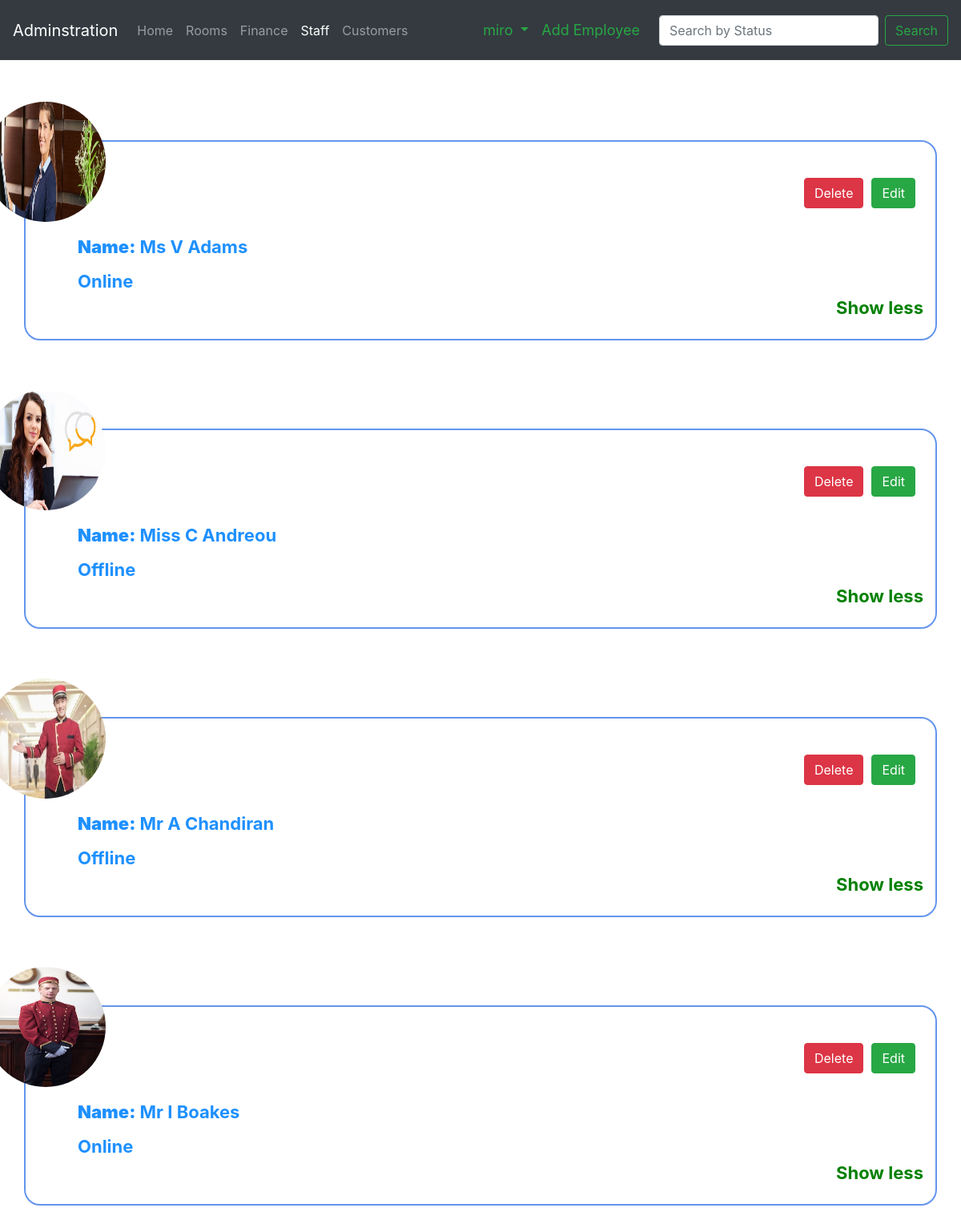
The app's page /staff/Guest Services/ (signed in) with its own data.
### Staff/models.py (models this page shows, shortened)
class Employee(models.Model):
    Name = models.CharField(max_length=30)
    Email = models.EmailField(max_length=100)
    profile_pic = models.FileField(null=True)
    status = models.CharField(max_length=20, default='Status')
    time = models.TimeField(default=timezone.now())
    Phone = models.CharField(max_length=14)
    Address = models.CharField(max_length=100, default='7 Address Hotel')
    Staff_name = models.ForeignKey(Staff, on_delete=models.CASCADE)
    class Meta:
        get_latest_by = ['time']

### Staff/views.py (the view, shortened to what this page needs)
# urls.py: path('<staff_name>/', views.Staff_list, name='Staff_list'),
def Staff_list(request, staff_name):
    employees = Employee.objects.all()
    employees = employees.filter(Staff_name__Name=staff_name)
    query = request.GET.get("q", None)
    if query is not None:
        employees = employees.filter(status__startswith=query)
    context = {
        "staff_team": employees,
        "staff_name": staff_name,
     }
    return render(request, 'Staff/Staff_list.html', context)

### Staff/templates/Staff/Staff_list.html (shortened to what this page needs)
{% extends 'Staff/base.html' %}
{% block staticfiles %}
    {% load static %}
    <link rel="stylesheet" type="text/css" href="{% static 'Staff/Staff_List.css' %}">
{% endblock %}
{% block create_staff %}
    {% if request.user.is_authenticated  and  user.is_superuser %}
        <li class="nav-link">
            <a  style="font-size:18px;color:#28a745;" href="{% url 'add_employee' staff_name%}"> Add Employee</a>
        </li>
    {% endif %}
{% endblock %}
{% block search_input %}
    <form class="form-inline my-2 my-lg-0" method="get" action="">
      <input class="form-control mr-sm-2" type="search" placeholder="Search by Status" name="q" value="{{ request.Get.q }}">
      <button class="btn btn-outline-success my-2 my-sm-0" type="submit">Search</button>
    </form>
{% endblock %}
{% block body %}
    <div class="container">
        <div class="row">
            {% for employee in staff_team %}
                <div class="content col-12">
                    <img class="img-responsive" src="{{ employee.profile_pic.url }}">
                    {% if request.user.is_authenticated  and  user.is_superuser  %}
                        <button class="btn btn-success"><a style="color: currentColor;" href="{% url 'edit_employee' staff_name employee.Name %}">Edit</a></button>
                        <button class="btn btn-danger"><a style="color: currentColor;" href="{% url 'delete_employee' staff_name employee.Name %}">Delete</a></button>
                    {% endif %}
                    <div class="details ">
                        <span><strong>Name:</strong> {{ employee.Name }}</span>
                        {% if request.user.is_authenticated  and not user.is_superuser%}
                            <form class="form-group" method="post" action="">
                              {% csrf_token %}
                              <input hidden name="employee_name" value="{{ employee.Name }}">
                              <select name="employee_status" class="form-control" id="sel1">
                                <option hidden >{{ employee.status }}</option>
                                <option>Online</option>
                                <option>Offline</option>
                              </select>
                              <button type="submit" class="btn btn-primary save">Save</button>
                            </form>
                            <div class="clear-fix"></div>
                        {% else %}
                             <span>{{ employee.status }}</span>
                        {% endif %}
                        <a style="color: green;" class="link">Show less</a>
                    </div>
                </div>
            {% endfor %}
        </div>
    </div>
{% endblock %}

### Staff/templates/Staff/base.html (shortened to what this page needs)
<!DOCTYPE html>
<html lang="en">
<head>
    <link rel="stylesheet" href="https://stackpath.bootstrapcdn.com/bootstrap/4.1.3/css/bootstrap.min.css">
    <link rel="stylesheet" href="https://use.fontawesome.com/releases/v5.5.0/css/all.css">
    {% block staticfiles %}
    {% endblock %}
</head>
<body>
<nav class="navbar navbar-expand-lg navbar-dark bg-dark">
     {% if request.user.is_authenticated and user.is_superuser %}
         <a class="navbar-brand" href="#">Adminstration</a>
    {% endif %}
  <div class="collapse navbar-collapse" id="navbarTogglerDemo02">
    <ul class="navbar-nav mr-auto mt-2 mt-lg-0">
        {% if request.user.is_authenticated and user.is_superuser %}
          <li class="nav-item ">
                  <a class="nav-link" href="{% url 'admin_login' %}">Home <span class="sr-only">(current)</span></a>
          </li>
        {% else %}
          <li class="nav-item ">
                  <a class="nav-link" href="#">Home <span class="sr-only">(current)</span></a>
          </li>
        {% endif %}
        {% if request.user.is_authenticated and user.is_superuser %}
            <li class="nav-item ">
              <a class="nav-link" href="{% url 'rooms_admin' %}">Rooms</a>
            </li>
            <li class="nav-item ">
              <a class="nav-link" href="{% url 'finance_edit' %}">Finance</a>
             </li>
        {% endif %}
      <li class="nav-item active">
        <a class="nav-link" href="{% url 'Staff_view' %}">Staff</a>
      </li>
      <li class="nav-item">
        <a class="nav-link" href="#">Customers</a>
      </li>
    </ul>
    <ul class="navbar-nav navbar  ">
        {% if request.user.is_authenticated  %}
            <li class="nav-item dropdown">
                <a style="font-size: 18px;color: #28a745" class="nav-link dropdown-toggle"  id="navbarDropdown" role="button" data-toggle="dropdown" aria-haspopup="true" aria-expanded="false" href="#">{{ user.username }} </a>
            </li>
            {% block create_staff %}
            {% endblock %}
        {% else %}
            <li class="nav-item"><a style="font-size: 18px;color: #28a745" class="nav-link" href="{% url 'Receptionist_login' %}"><i class="fas fa-sign-in-alt"></i> Login</a></li>
        {% endif %}
    </ul>
    {% block search_input  %}
    {% endblock %}
  </div>
</nav>
{% block body %}{% endblock %}
</body>
</html>

### Staff/static/Staff/Staff_list.css (style rules this page uses)
.content { border: 2px solid cornflowerblue; border-radius: 20px; display: block; margin:50px auto; margin-top:60px; padding: 15px; position: relative; min-height: 250px; }
.content:first-of-type { margin-top:100px; }
.content .img-responsive { position: absolute; top: -50px; left: -50px; width:150px; height: 150px; border-radius: 50%; }
.content button { margin-top: 30px; margin-right: 10px; float: right; }
.content button a { text-decoration: none; color: #FFFF; }
.content .details { margin-top: 100px; margin-left:50px; font-size: 22px; font-weight: bold; }
.content .details span { margin-top: 10px; display: block; color:dodgerblue; }
.content .details a { float: right; color:darkblue; cursor: pointer; }

### records on screen
Employee: profile_pic (picture), Name "Ms V Adams", status "Online"
Employee: profile_pic (picture), Name "Miss C Andreou", status "Offline"
Employee: profile_pic (picture), Name "Mr A Chandiran", status "Offline"
Employee: profile_pic (picture), Name "Mr I Boakes", status "Online"

### other values on screen
{{ user.username }} "miro"
